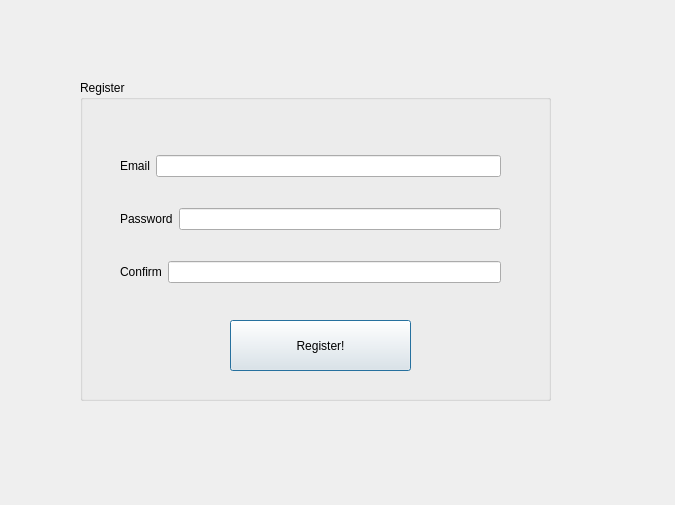
<?xml version="1.0" encoding="UTF-8"?>
<ui version="4.0">
 <class>RegisterDialog</class>
 <widget class="QDialog" name="RegisterDialog">
  <property name="geometry">
   <rect>
    <x>0</x>
    <y>0</y>
    <width>675</width>
    <height>505</height>
   </rect>
  </property>
  <property name="windowTitle">
   <string>Dialog</string>
  </property>
  <widget class="QGroupBox" name="groupBox">
   <property name="geometry">
    <rect>
     <x>80</x>
     <y>80</y>
     <width>471</width>
     <height>321</height>
    </rect>
   </property>
   <property name="title">
    <string>Register</string>
   </property>
   <widget class="QPushButton" name="pushButton">
    <property name="geometry">
     <rect>
      <x>150</x>
      <y>240</y>
      <width>181</width>
      <height>51</height>
     </rect>
    </property>
    <property name="text">
     <string>Register!</string>
    </property>
   </widget>
   <widget class="QWidget" name="">
    <property name="geometry">
     <rect>
      <x>40</x>
      <y>50</y>
      <width>381</width>
      <height>181</height>
     </rect>
    </property>
    <layout class="QVBoxLayout" name="verticalLayout">
     <item>
      <layout class="QHBoxLayout" name="horizontalLayout">
       <item>
        <widget class="QLabel" name="label">
         <property name="text">
          <string>Email</string>
         </property>
        </widget>
       </item>
       <item>
        <widget class="QLineEdit" name="lineEdit_email"/>
       </item>
      </layout>
     </item>
     <item>
      <layout class="QHBoxLayout" name="horizontalLayout_2">
       <item>
        <widget class="QLabel" name="label_2">
         <property name="text">
          <string>Password</string>
         </property>
        </widget>
       </item>
       <item>
        <widget class="QLineEdit" name="lineEdit_password"/>
       </item>
      </layout>
     </item>
     <item>
      <layout class="QHBoxLayout" name="horizontalLayout_3">
       <item>
        <widget class="QLabel" name="label_3">
         <property name="text">
          <string>Confirm</string>
         </property>
        </widget>
       </item>
       <item>
        <widget class="QLineEdit" name="lineEdit_confirm"/>
       </item>
      </layout>
     </item>
    </layout>
   </widget>
  </widget>
 </widget>
 <resources/>
 <connections/>
</ui>
